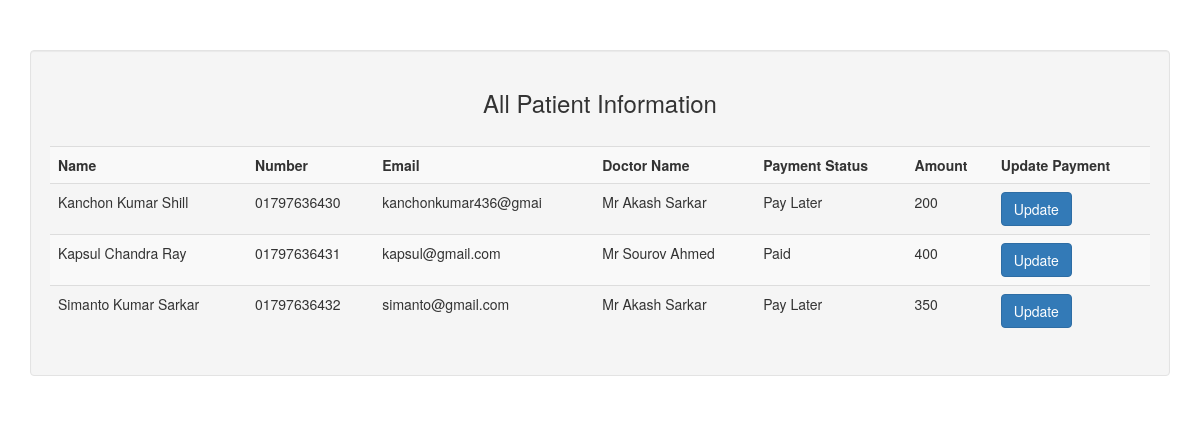
The page /pay_status.php on the database its author committed.
### tables this page shows
CREATE TABLE `tbl_patient` (
  `id` int(11) NOT NULL,
  `name` varchar(20) NOT NULL,
  `contact` varchar(20) NOT NULL,
  `email` varchar(20) NOT NULL,
  `doc_name` varchar(45) NOT NULL,
  `pay_status` varchar(20) NOT NULL,
  `p_amount` varchar(20) NOT NULL,
  `p_date` date NOT NULL
);

### lib/Database.php (called while the page is built, shortened)
<?php
  class Database{
      public $host = DB_HOST;
      public $user = DB_USER;
      public $dbname = DB_NAME;
      public $pass = DB_PASS;
      public $link;
      private function connectDB()
      {
          $this->link = new mysqli($this->host, $this->user, $this->pass, $this->dbname);
      }
      public function select($query)
      {
          $result = $this->link->query($query) or die($this->link->error.__LINE__);
          if ($result->num_rows > 0)
          {
              return $result;
          }
          else
          {
              return false;
          }
      }
  }
?>

### lib/Appoitment.php (called while the page is built, shortened)
<?php
    include "lib/Database.php";
?>
<?php
    class App
    {
        private $db;
        public function __construct()
        {
            $this->db = new Database();
        }
        public function selectPatient()
        {
            $query = "SELECT * FROM tbl_patient";
            $result = $this->db->select($query);
            return $result;
        }
    }
?>

### pay_status.php (the view, shortened to what this page needs)
<?php
    include "inc/header.php";
    include "lib/Appoitment.php";
?>
<div class="well" style="margin-top:50px">
    <h3 class="text-center">All Patient Information</h3> <br>
    <table class="table table-striped">
        <tr>
            <th>Name</th>
            <th>Number</th>
            <th>Email</th>
            <th>Doctor Name</th>
            <th>Payment Status</th>
            <th>Amount</th>
            <th>Update Payment</th>
        </tr>
        <?php
            $app = new App();
            $showPatient = $app->selectPatient();
            foreach($showPatient as $data)
            {
        ?>
        <tr>
            <td><?php echo $data['name'] ?></td>
            <td><?php echo $data['contact'] ?></td>
            <td><?php echo $data['email'] ?></td>
            <td><?php echo $data['doc_name'] ?></td>
            <td><?php echo $data['pay_status'] ?></td>
            <td><?php echo $data['p_amount'] ?></td>
            <td>
                <a href="update_pay.php?id=<?php echo $data['id']; ?>" class="btn btn-primary">Update</a>
            </td>
        </tr>
        <?php } ?>
    </table>
</div>
<?php
    include "inc/footer.php";
?>

### rows shown on the page
tbl_patient: name "Kanchon Kumar Shill", contact "01797636430", email "kanchonkumar436@gmai", doc_name "Mr Akash Sarkar", pay_status "Pay Later", p_amount "200"
tbl_patient: name "Kapsul Chandra Ray", contact "01797636431", email "kapsul@gmail.com", doc_name "Mr Sourov Ahmed", pay_status "Paid", p_amount "400"
tbl_patient: name "Simanto Kumar Sarkar", contact "01797636432", email "simanto@gmail.com", doc_name "Mr Akash Sarkar", pay_status "Pay Later", p_amount "350"
